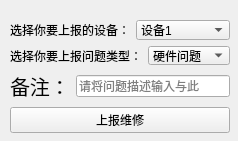
<?xml version="1.0" encoding="UTF-8"?>
<ui version="4.0">
 <class>reportErrorWD</class>
 <widget class="QWidget" name="reportErrorWD">
  <property name="geometry">
   <rect>
    <x>0</x>
    <y>0</y>
    <width>238</width>
    <height>141</height>
   </rect>
  </property>
  <property name="windowTitle">
   <string>维修上报</string>
  </property>
  <widget class="QWidget" name="">
   <property name="geometry">
    <rect>
     <x>10</x>
     <y>20</y>
     <width>220</width>
     <height>113</height>
    </rect>
   </property>
   <layout class="QVBoxLayout" name="verticalLayout_3">
    <item>
     <layout class="QVBoxLayout" name="verticalLayout_2">
      <item>
       <layout class="QVBoxLayout" name="verticalLayout">
        <item>
         <layout class="QHBoxLayout" name="horizontalLayout_2">
          <item>
           <widget class="QLabel" name="label_2">
            <property name="text">
             <string>选择你要上报的设备：</string>
            </property>
           </widget>
          </item>
          <item>
           <widget class="QComboBox" name="comboBox">
            <item>
             <property name="text">
              <string>设备1</string>
             </property>
            </item>
            <item>
             <property name="text">
              <string>设备2</string>
             </property>
            </item>
            <item>
             <property name="text">
              <string>设备3</string>
             </property>
            </item>
           </widget>
          </item>
         </layout>
        </item>
        <item>
         <layout class="QHBoxLayout" name="horizontalLayout_3">
          <item>
           <widget class="QLabel" name="label_3">
            <property name="text">
             <string>选择你要上报问题类型：</string>
            </property>
           </widget>
          </item>
          <item>
           <widget class="QComboBox" name="comboBox_2">
            <item>
             <property name="text">
              <string>硬件问题</string>
             </property>
            </item>
            <item>
             <property name="text">
              <string>软件问题</string>
             </property>
            </item>
            <item>
             <property name="text">
              <string>未知错误</string>
             </property>
            </item>
           </widget>
          </item>
         </layout>
        </item>
       </layout>
      </item>
      <item>
       <layout class="QHBoxLayout" name="horizontalLayout">
        <item>
         <widget class="QLabel" name="label">
          <property name="font">
           <font>
            <pointsize>15</pointsize>
           </font>
          </property>
          <property name="text">
           <string>备注：</string>
          </property>
         </widget>
        </item>
        <item>
         <widget class="QLineEdit" name="lineEdit">
          <property name="placeholderText">
           <string>请将问题描述输入与此</string>
          </property>
         </widget>
        </item>
       </layout>
      </item>
     </layout>
    </item>
    <item>
     <widget class="QPushButton" name="modifyEquipment">
      <property name="text">
       <string>上报维修</string>
      </property>
     </widget>
    </item>
   </layout>
  </widget>
 </widget>
 <resources/>
 <connections/>
</ui>
